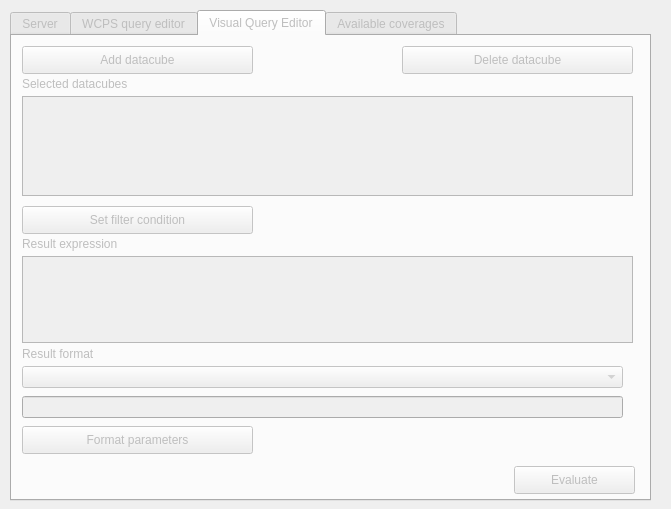
<?xml version="1.0" encoding="UTF-8"?>
<ui version="4.0">
 <class>wspc_clientDialogBase</class>
 <widget class="QDialog" name="wspc_clientDialogBase">
  <property name="geometry">
   <rect>
    <x>0</x>
    <y>0</y>
    <width>671</width>
    <height>509</height>
   </rect>
  </property>
  <property name="windowTitle">
   <string>WSPC 1.1 Client</string>
  </property>
  <widget class="QTabWidget" name="tabWidget_WCPSClient">
   <property name="enabled">
    <bool>false</bool>
   </property>
   <property name="geometry">
    <rect>
     <x>10</x>
     <y>10</y>
     <width>641</width>
     <height>491</height>
    </rect>
   </property>
   <property name="currentIndex">
    <number>2</number>
   </property>
   <widget class="QWidget" name="tab_Serv">
    <attribute name="title">
     <string>Server</string>
    </attribute>
    <widget class="QPushButton" name="btnClose_Serv">
     <property name="geometry">
      <rect>
       <x>520</x>
       <y>410</y>
       <width>93</width>
       <height>28</height>
      </rect>
     </property>
     <property name="text">
      <string>Close</string>
     </property>
    </widget>
    <widget class="QGroupBox" name="groupBox">
     <property name="enabled">
      <bool>false</bool>
     </property>
     <property name="geometry">
      <rect>
       <x>10</x>
       <y>20</y>
       <width>611</width>
       <height>101</height>
      </rect>
     </property>
     <property name="title">
      <string>Server</string>
     </property>
     <widget class="QComboBox" name="cmbConnections_Serv">
      <property name="enabled">
       <bool>false</bool>
      </property>
      <property name="geometry">
       <rect>
        <x>10</x>
        <y>30</y>
        <width>591</width>
        <height>31</height>
       </rect>
      </property>
     </widget>
     <widget class="QPushButton" name="btnConnectServer_Serv">
      <property name="enabled">
       <bool>false</bool>
      </property>
      <property name="geometry">
       <rect>
        <x>130</x>
        <y>70</y>
        <width>111</width>
        <height>28</height>
       </rect>
      </property>
      <property name="text">
       <string>Connect</string>
      </property>
     </widget>
     <widget class="QPushButton" name="btnNew_Serv">
      <property name="geometry">
       <rect>
        <x>250</x>
        <y>70</y>
        <width>111</width>
        <height>28</height>
       </rect>
      </property>
      <property name="text">
       <string>New</string>
      </property>
     </widget>
     <widget class="QPushButton" name="btnEdit_Serv">
      <property name="geometry">
       <rect>
        <x>370</x>
        <y>70</y>
        <width>111</width>
        <height>28</height>
       </rect>
      </property>
      <property name="text">
       <string>Edit</string>
      </property>
     </widget>
     <widget class="QPushButton" name="btnDelete_Serv">
      <property name="geometry">
       <rect>
        <x>490</x>
        <y>70</y>
        <width>111</width>
        <height>28</height>
       </rect>
      </property>
      <property name="text">
       <string>Delete</string>
      </property>
     </widget>
     <widget class="QLabel" name="label">
      <property name="geometry">
       <rect>
        <x>10</x>
        <y>10</y>
        <width>101</width>
        <height>16</height>
       </rect>
      </property>
      <property name="text">
       <string>Server Connections</string>
      </property>
     </widget>
    </widget>
    <widget class="QLabel" name="label_2">
     <property name="geometry">
      <rect>
       <x>10</x>
       <y>130</y>
       <width>601</width>
       <height>31</height>
      </rect>
     </property>
     <property name="font">
      <font>
       <weight>75</weight>
       <bold>true</bold>
      </font>
     </property>
     <property name="text">
      <string>Log</string>
     </property>
    </widget>
    <widget class="QTextBrowser" name="textBrowser_Serv">
     <property name="geometry">
      <rect>
       <x>5</x>
       <y>161</y>
       <width>621</width>
       <height>81</height>
      </rect>
     </property>
    </widget>
    <widget class="QGroupBox" name="groupBox_3">
     <property name="geometry">
      <rect>
       <x>10</x>
       <y>250</y>
       <width>611</width>
       <height>111</height>
      </rect>
     </property>
     <property name="title">
      <string>Authentication</string>
     </property>
     <widget class="QLineEdit" name="lineEdit">
      <property name="geometry">
       <rect>
        <x>100</x>
        <y>30</y>
        <width>501</width>
        <height>22</height>
       </rect>
      </property>
     </widget>
     <widget class="QLineEdit" name="lineEdit_2">
      <property name="geometry">
       <rect>
        <x>100</x>
        <y>70</y>
        <width>501</width>
        <height>22</height>
       </rect>
      </property>
     </widget>
     <widget class="QLabel" name="label_3">
      <property name="geometry">
       <rect>
        <x>20</x>
        <y>30</y>
        <width>81</width>
        <height>16</height>
       </rect>
      </property>
      <property name="text">
       <string>Username</string>
      </property>
     </widget>
     <widget class="QLabel" name="label_4">
      <property name="geometry">
       <rect>
        <x>20</x>
        <y>70</y>
        <width>81</width>
        <height>16</height>
       </rect>
      </property>
      <property name="text">
       <string>Password</string>
      </property>
     </widget>
    </widget>
    <widget class="QCheckBox" name="cbInvert_Axis">
     <property name="geometry">
      <rect>
       <x>10</x>
       <y>370</y>
       <width>611</width>
       <height>17</height>
      </rect>
     </property>
     <property name="font">
      <font>
       <pointsize>10</pointsize>
      </font>
     </property>
     <property name="text">
      <string>Flip axes</string>
     </property>
    </widget>
   </widget>
   <widget class="QWidget" name="PCCoverage">
    <attribute name="title">
     <string>WCPS query editor</string>
    </attribute>
    <widget class="QGroupBox" name="groupBox_2">
     <property name="geometry">
      <rect>
       <x>10</x>
       <y>10</y>
       <width>621</width>
       <height>401</height>
      </rect>
     </property>
     <property name="title">
      <string>WCPS query</string>
     </property>
     <widget class="QPlainTextEdit" name="plainTextEdit_PC">
      <property name="enabled">
       <bool>false</bool>
      </property>
      <property name="geometry">
       <rect>
        <x>10</x>
        <y>20</y>
        <width>601</width>
        <height>371</height>
       </rect>
      </property>
     </widget>
    </widget>
    <widget class="QPushButton" name="pushButton_PC">
     <property name="enabled">
      <bool>false</bool>
     </property>
     <property name="geometry">
      <rect>
       <x>400</x>
       <y>410</y>
       <width>111</width>
       <height>28</height>
      </rect>
     </property>
     <property name="text">
      <string>Submit</string>
     </property>
    </widget>
    <widget class="QPushButton" name="btnClose_PC">
     <property name="enabled">
      <bool>false</bool>
     </property>
     <property name="geometry">
      <rect>
       <x>520</x>
       <y>410</y>
       <width>111</width>
       <height>28</height>
      </rect>
     </property>
     <property name="text">
      <string>Close</string>
     </property>
    </widget>
    <widget class="QPushButton" name="btnLoad_Query">
     <property name="geometry">
      <rect>
       <x>280</x>
       <y>410</y>
       <width>111</width>
       <height>28</height>
      </rect>
     </property>
     <property name="text">
      <string>Load Query</string>
     </property>
    </widget>
   </widget>
   <widget class="QWidget" name="VisualQueryEditor">
    <attribute name="title">
     <string>Visual Query Editor</string>
    </attribute>
    <widget class="QPushButton" name="btnAddDatacube">
     <property name="geometry">
      <rect>
       <x>10</x>
       <y>10</y>
       <width>231</width>
       <height>28</height>
      </rect>
     </property>
     <property name="text">
      <string>Add datacube</string>
     </property>
    </widget>
    <widget class="QListWidget" name="lstDatacubes">
     <property name="geometry">
      <rect>
       <x>10</x>
       <y>60</y>
       <width>611</width>
       <height>100</height>
      </rect>
     </property>
    </widget>
    <widget class="QPushButton" name="btnSetFilter">
     <property name="geometry">
      <rect>
       <x>10</x>
       <y>170</y>
       <width>231</width>
       <height>28</height>
      </rect>
     </property>
     <property name="text">
      <string>Set filter condition</string>
     </property>
    </widget>
    <widget class="QLabel" name="label_5">
     <property name="geometry">
      <rect>
       <x>10</x>
       <y>40</y>
       <width>211</width>
       <height>16</height>
      </rect>
     </property>
     <property name="text">
      <string>Selected datacubes</string>
     </property>
    </widget>
    <widget class="QLabel" name="label_6">
     <property name="geometry">
      <rect>
       <x>10</x>
       <y>200</y>
       <width>241</width>
       <height>16</height>
      </rect>
     </property>
     <property name="text">
      <string>Result expression</string>
     </property>
    </widget>
    <widget class="QPlainTextEdit" name="ResultExpression">
     <property name="geometry">
      <rect>
       <x>10</x>
       <y>220</y>
       <width>611</width>
       <height>87</height>
      </rect>
     </property>
    </widget>
    <widget class="QComboBox" name="ResultFormat">
     <property name="geometry">
      <rect>
       <x>10</x>
       <y>330</y>
       <width>601</width>
       <height>22</height>
      </rect>
     </property>
    </widget>
    <widget class="QLabel" name="label_7">
     <property name="geometry">
      <rect>
       <x>10</x>
       <y>310</y>
       <width>231</width>
       <height>16</height>
      </rect>
     </property>
     <property name="text">
      <string>Result format</string>
     </property>
    </widget>
    <widget class="QLabel" name="label_8">
     <property name="geometry">
      <rect>
       <x>10</x>
       <y>350</y>
       <width>55</width>
       <height>16</height>
      </rect>
     </property>
     <property name="text">
      <string/>
     </property>
    </widget>
    <widget class="QLineEdit" name="CustomFormatLine">
     <property name="geometry">
      <rect>
       <x>10</x>
       <y>360</y>
       <width>601</width>
       <height>22</height>
      </rect>
     </property>
    </widget>
    <widget class="QPushButton" name="btnFormatParameters">
     <property name="geometry">
      <rect>
       <x>10</x>
       <y>390</y>
       <width>231</width>
       <height>28</height>
      </rect>
     </property>
     <property name="text">
      <string>Format parameters</string>
     </property>
    </widget>
    <widget class="QPushButton" name="btnEvaluate">
     <property name="geometry">
      <rect>
       <x>502</x>
       <y>430</y>
       <width>121</width>
       <height>28</height>
      </rect>
     </property>
     <property name="text">
      <string>Evaluate</string>
     </property>
    </widget>
    <widget class="QPushButton" name="btnDeleteDatacube">
     <property name="geometry">
      <rect>
       <x>390</x>
       <y>10</y>
       <width>231</width>
       <height>28</height>
      </rect>
     </property>
     <property name="text">
      <string>Delete datacube</string>
     </property>
    </widget>
   </widget>
   <widget class="QWidget" name="tab_CoveragesList">
    <attribute name="title">
     <string>Available coverages</string>
    </attribute>
    <widget class="QTableView" name="tableView">
     <property name="geometry">
      <rect>
       <x>5</x>
       <y>11</y>
       <width>621</width>
       <height>421</height>
      </rect>
     </property>
    </widget>
   </widget>
  </widget>
 </widget>
 <resources/>
 <connections/>
</ui>
